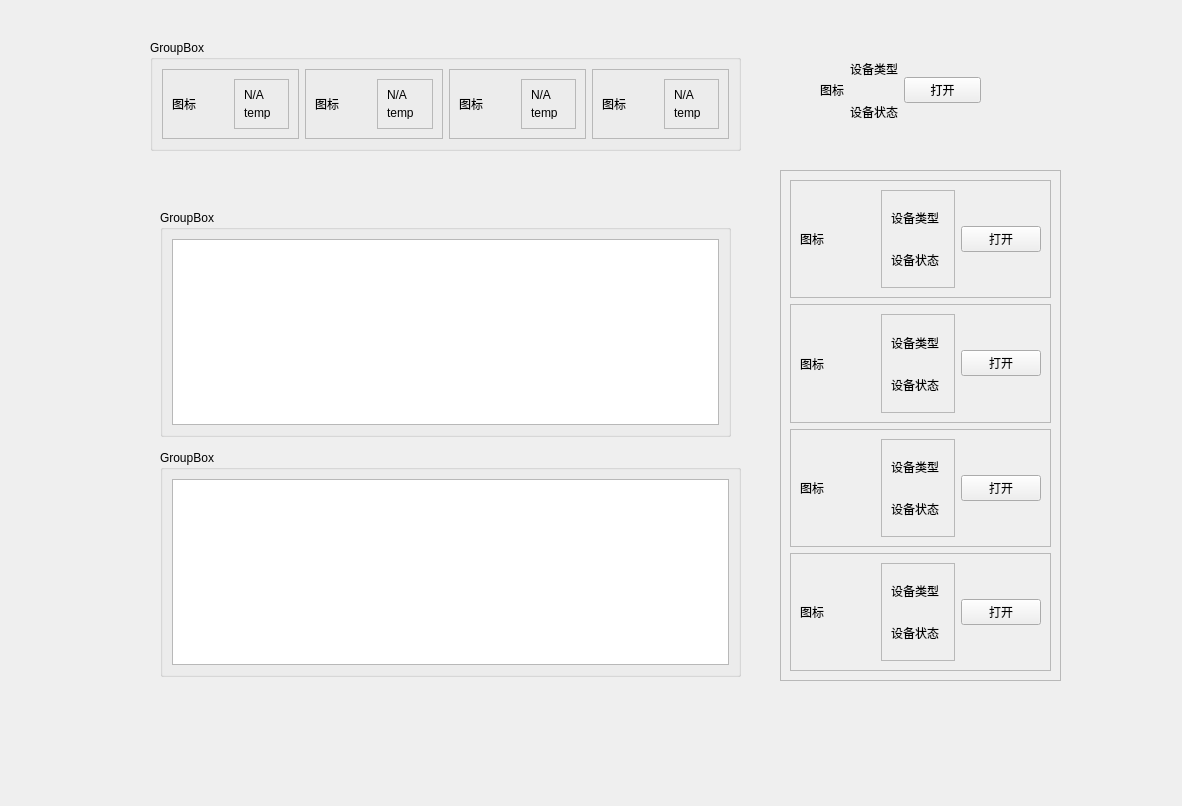
<?xml version="1.0" encoding="UTF-8"?>
<ui version="4.0">
 <class>Frame</class>
 <widget class="QFrame" name="Frame">
  <property name="geometry">
   <rect>
    <x>0</x>
    <y>0</y>
    <width>1182</width>
    <height>806</height>
   </rect>
  </property>
  <property name="windowTitle">
   <string>Frame</string>
  </property>
  <widget class="QScrollArea" name="scrollArea">
   <property name="geometry">
    <rect>
     <x>780</x>
     <y>170</y>
     <width>281</width>
     <height>511</height>
    </rect>
   </property>
   <property name="widgetResizable">
    <bool>true</bool>
   </property>
   <widget class="QWidget" name="scrollAreaWidgetContents">
    <property name="geometry">
     <rect>
      <x>0</x>
      <y>0</y>
      <width>279</width>
      <height>509</height>
     </rect>
    </property>
    <layout class="QVBoxLayout" name="verticalLayout_5">
     <item>
      <widget class="QFrame" name="frame">
       <property name="frameShape">
        <enum>QFrame::StyledPanel</enum>
       </property>
       <property name="frameShadow">
        <enum>QFrame::Raised</enum>
       </property>
       <layout class="QHBoxLayout" name="horizontalLayout">
        <item>
         <widget class="QLabel" name="label">
          <property name="text">
           <string>图标</string>
          </property>
         </widget>
        </item>
        <item>
         <widget class="QFrame" name="frame_2">
          <property name="frameShape">
           <enum>QFrame::StyledPanel</enum>
          </property>
          <property name="frameShadow">
           <enum>QFrame::Raised</enum>
          </property>
          <layout class="QVBoxLayout" name="verticalLayout">
           <item>
            <widget class="QLabel" name="label_2">
             <property name="text">
              <string>设备类型</string>
             </property>
            </widget>
           </item>
           <item>
            <widget class="QLabel" name="label_3">
             <property name="text">
              <string>设备状态</string>
             </property>
            </widget>
           </item>
          </layout>
         </widget>
        </item>
        <item>
         <widget class="QPushButton" name="pushButton">
          <property name="text">
           <string>打开</string>
          </property>
         </widget>
        </item>
       </layout>
      </widget>
     </item>
     <item>
      <widget class="QFrame" name="frame_3">
       <property name="frameShape">
        <enum>QFrame::StyledPanel</enum>
       </property>
       <property name="frameShadow">
        <enum>QFrame::Raised</enum>
       </property>
       <layout class="QHBoxLayout" name="horizontalLayout_2">
        <item>
         <widget class="QLabel" name="label_4">
          <property name="text">
           <string>图标</string>
          </property>
         </widget>
        </item>
        <item>
         <widget class="QFrame" name="frame_4">
          <property name="frameShape">
           <enum>QFrame::StyledPanel</enum>
          </property>
          <property name="frameShadow">
           <enum>QFrame::Raised</enum>
          </property>
          <layout class="QVBoxLayout" name="verticalLayout_2">
           <item>
            <widget class="QLabel" name="label_5">
             <property name="text">
              <string>设备类型</string>
             </property>
            </widget>
           </item>
           <item>
            <widget class="QLabel" name="label_6">
             <property name="text">
              <string>设备状态</string>
             </property>
            </widget>
           </item>
          </layout>
         </widget>
        </item>
        <item>
         <widget class="QPushButton" name="pushButton_2">
          <property name="text">
           <string>打开</string>
          </property>
         </widget>
        </item>
       </layout>
      </widget>
     </item>
     <item>
      <widget class="QFrame" name="frame_5">
       <property name="frameShape">
        <enum>QFrame::StyledPanel</enum>
       </property>
       <property name="frameShadow">
        <enum>QFrame::Raised</enum>
       </property>
       <layout class="QHBoxLayout" name="horizontalLayout_3">
        <item>
         <widget class="QLabel" name="label_7">
          <property name="text">
           <string>图标</string>
          </property>
         </widget>
        </item>
        <item>
         <widget class="QFrame" name="frame_6">
          <property name="frameShape">
           <enum>QFrame::StyledPanel</enum>
          </property>
          <property name="frameShadow">
           <enum>QFrame::Raised</enum>
          </property>
          <layout class="QVBoxLayout" name="verticalLayout_3">
           <item>
            <widget class="QLabel" name="label_8">
             <property name="text">
              <string>设备类型</string>
             </property>
            </widget>
           </item>
           <item>
            <widget class="QLabel" name="label_9">
             <property name="text">
              <string>设备状态</string>
             </property>
            </widget>
           </item>
          </layout>
         </widget>
        </item>
        <item>
         <widget class="QPushButton" name="pushButton_3">
          <property name="text">
           <string>打开</string>
          </property>
         </widget>
        </item>
       </layout>
      </widget>
     </item>
     <item>
      <widget class="QFrame" name="frame_7">
       <property name="frameShape">
        <enum>QFrame::StyledPanel</enum>
       </property>
       <property name="frameShadow">
        <enum>QFrame::Raised</enum>
       </property>
       <layout class="QHBoxLayout" name="horizontalLayout_4">
        <item>
         <widget class="QLabel" name="label_10">
          <property name="text">
           <string>图标</string>
          </property>
         </widget>
        </item>
        <item>
         <widget class="QFrame" name="frame_8">
          <property name="frameShape">
           <enum>QFrame::StyledPanel</enum>
          </property>
          <property name="frameShadow">
           <enum>QFrame::Raised</enum>
          </property>
          <layout class="QVBoxLayout" name="verticalLayout_4">
           <item>
            <widget class="QLabel" name="label_11">
             <property name="text">
              <string>设备类型</string>
             </property>
            </widget>
           </item>
           <item>
            <widget class="QLabel" name="label_12">
             <property name="text">
              <string>设备状态</string>
             </property>
            </widget>
           </item>
          </layout>
         </widget>
        </item>
        <item>
         <widget class="QPushButton" name="pushButton_4">
          <property name="text">
           <string>打开</string>
          </property>
         </widget>
        </item>
       </layout>
      </widget>
     </item>
    </layout>
   </widget>
  </widget>
  <widget class="QGroupBox" name="groupBox">
   <property name="geometry">
    <rect>
     <x>160</x>
     <y>450</y>
     <width>581</width>
     <height>227</height>
    </rect>
   </property>
   <property name="title">
    <string>GroupBox</string>
   </property>
   <layout class="QHBoxLayout" name="horizontalLayout_5">
    <item>
     <widget class="QGraphicsView" name="graphicsView"/>
    </item>
   </layout>
  </widget>
  <widget class="QGroupBox" name="groupBox_2">
   <property name="geometry">
    <rect>
     <x>160</x>
     <y>210</y>
     <width>571</width>
     <height>227</height>
    </rect>
   </property>
   <property name="title">
    <string>GroupBox</string>
   </property>
   <layout class="QHBoxLayout" name="horizontalLayout_6">
    <item>
     <widget class="QGraphicsView" name="graphicsView_2"/>
    </item>
   </layout>
  </widget>
  <widget class="QGroupBox" name="groupBox_3">
   <property name="geometry">
    <rect>
     <x>150</x>
     <y>40</y>
     <width>591</width>
     <height>111</height>
    </rect>
   </property>
   <property name="title">
    <string>GroupBox</string>
   </property>
   <layout class="QHBoxLayout" name="horizontalLayout_11">
    <item>
     <widget class="QFrame" name="frame_10">
      <property name="frameShape">
       <enum>QFrame::StyledPanel</enum>
      </property>
      <property name="frameShadow">
       <enum>QFrame::Raised</enum>
      </property>
      <layout class="QHBoxLayout" name="horizontalLayout_7">
       <item>
        <widget class="QLabel" name="label_15">
         <property name="text">
          <string>图标</string>
         </property>
        </widget>
       </item>
       <item>
        <widget class="QFrame" name="frame_9">
         <property name="frameShape">
          <enum>QFrame::StyledPanel</enum>
         </property>
         <property name="frameShadow">
          <enum>QFrame::Raised</enum>
         </property>
         <layout class="QVBoxLayout" name="verticalLayout_6">
          <item>
           <widget class="QLabel" name="label_13">
            <property name="text">
             <string>N/A</string>
            </property>
           </widget>
          </item>
          <item>
           <widget class="QLabel" name="label_14">
            <property name="text">
             <string>temp</string>
            </property>
           </widget>
          </item>
         </layout>
        </widget>
       </item>
      </layout>
     </widget>
    </item>
    <item>
     <widget class="QFrame" name="frame_11">
      <property name="frameShape">
       <enum>QFrame::StyledPanel</enum>
      </property>
      <property name="frameShadow">
       <enum>QFrame::Raised</enum>
      </property>
      <layout class="QHBoxLayout" name="horizontalLayout_8">
       <item>
        <widget class="QLabel" name="label_16">
         <property name="text">
          <string>图标</string>
         </property>
        </widget>
       </item>
       <item>
        <widget class="QFrame" name="frame_12">
         <property name="frameShape">
          <enum>QFrame::StyledPanel</enum>
         </property>
         <property name="frameShadow">
          <enum>QFrame::Raised</enum>
         </property>
         <layout class="QVBoxLayout" name="verticalLayout_7">
          <item>
           <widget class="QLabel" name="label_17">
            <property name="text">
             <string>N/A</string>
            </property>
           </widget>
          </item>
          <item>
           <widget class="QLabel" name="label_18">
            <property name="text">
             <string>temp</string>
            </property>
           </widget>
          </item>
         </layout>
        </widget>
       </item>
      </layout>
     </widget>
    </item>
    <item>
     <widget class="QFrame" name="frame_13">
      <property name="frameShape">
       <enum>QFrame::StyledPanel</enum>
      </property>
      <property name="frameShadow">
       <enum>QFrame::Raised</enum>
      </property>
      <layout class="QHBoxLayout" name="horizontalLayout_10">
       <item>
        <widget class="QLabel" name="label_22">
         <property name="text">
          <string>图标</string>
         </property>
        </widget>
       </item>
       <item>
        <widget class="QFrame" name="frame_15">
         <property name="frameShape">
          <enum>QFrame::StyledPanel</enum>
         </property>
         <property name="frameShadow">
          <enum>QFrame::Raised</enum>
         </property>
         <layout class="QVBoxLayout" name="verticalLayout_9">
          <item>
           <widget class="QLabel" name="label_23">
            <property name="text">
             <string>N/A</string>
            </property>
           </widget>
          </item>
          <item>
           <widget class="QLabel" name="label_24">
            <property name="text">
             <string>temp</string>
            </property>
           </widget>
          </item>
         </layout>
        </widget>
       </item>
      </layout>
     </widget>
    </item>
    <item>
     <widget class="QFrame" name="frame_16">
      <property name="frameShape">
       <enum>QFrame::StyledPanel</enum>
      </property>
      <property name="frameShadow">
       <enum>QFrame::Raised</enum>
      </property>
      <layout class="QHBoxLayout" name="horizontalLayout_12">
       <item>
        <widget class="QLabel" name="label_25">
         <property name="text">
          <string>图标</string>
         </property>
        </widget>
       </item>
       <item>
        <widget class="QFrame" name="frame_17">
         <property name="frameShape">
          <enum>QFrame::StyledPanel</enum>
         </property>
         <property name="frameShadow">
          <enum>QFrame::Raised</enum>
         </property>
         <layout class="QVBoxLayout" name="verticalLayout_10">
          <item>
           <widget class="QLabel" name="label_26">
            <property name="text">
             <string>N/A</string>
            </property>
           </widget>
          </item>
          <item>
           <widget class="QLabel" name="label_27">
            <property name="text">
             <string>temp</string>
            </property>
           </widget>
          </item>
         </layout>
        </widget>
       </item>
      </layout>
     </widget>
    </item>
   </layout>
  </widget>
  <widget class="QWidget" name="gridLayoutWidget">
   <property name="geometry">
    <rect>
     <x>820</x>
     <y>50</y>
     <width>161</width>
     <height>80</height>
    </rect>
   </property>
   <layout class="QGridLayout" name="gridLayout_2">
    <item row="0" column="1">
     <widget class="QLabel" name="label_20">
      <property name="text">
       <string>设备类型</string>
      </property>
     </widget>
    </item>
    <item row="1" column="1">
     <widget class="QLabel" name="label_21">
      <property name="text">
       <string>设备状态</string>
      </property>
     </widget>
    </item>
    <item row="0" column="2" rowspan="2">
     <widget class="QPushButton" name="pushButton_5">
      <property name="text">
       <string>打开</string>
      </property>
     </widget>
    </item>
    <item row="0" column="0" rowspan="2">
     <widget class="QLabel" name="label_19">
      <property name="text">
       <string>图标</string>
      </property>
     </widget>
    </item>
   </layout>
  </widget>
 </widget>
 <resources/>
 <connections/>
</ui>
